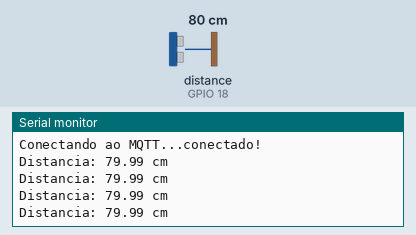
This program was run on a simulated ESP32. Parts: the last lines printed to the serial monitor. Wiring (inferred from the names in the program): ultrasonic range finder: trigger GPIO 5; echo GPIO 18. The test bench sets the inputs (shaded band); at power-on: distance to the obstacle (sensor on GPIO 18) 80 cm. The echo pulse lasts 58.3 µs per cm; WiFi joins after 1.5 s; servers stay silent unless stated; no MQTT or app messages arrive unless stated.

Above: at 2.7 s.
2.8 s: distance to the obstacle (sensor on GPIO 18) set to 2 cm
At 3.26 s:
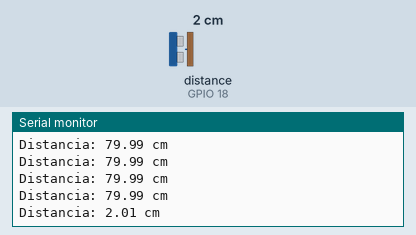
4.3 s: distance to the obstacle (sensor on GPIO 18) set to 4 cm
At 4.46 s:
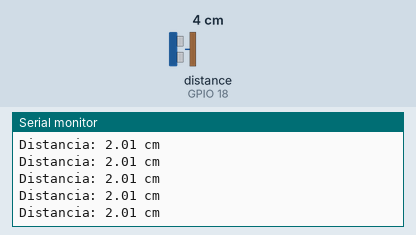
Timing chart, 0 to 7.3 s (numbered marks = the images above; inputs shaded):
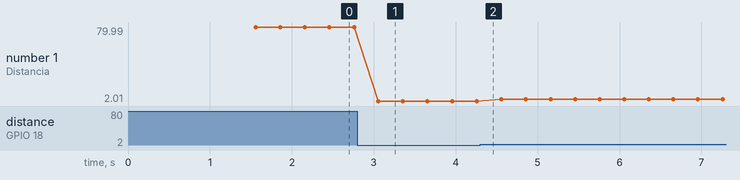

The program:

main.cpp
```cpp
#include <Arduino.h>
#include <WiFi.h>
#include <PubSubClient.h>

enum Protocolos {MQTT, OPCUA};      // Cria o tipo "Protocolo" que pode ser MQTT ou OPCUA
Protocolos protocoloAtivo = MQTT;  // Define qual protocolo vai ser usado

// Wi-Fi do roteador local
const char* ssid = "Henrique_IC";
const char* senha = "henrique";

// IP da TvBox onde está rodando o Mosquitto
const char* broker = "192.168.0.123";
const int porta_mqtt = 1883;

// Topicos que a ESP vai se inscrever
const char* topico_distancia = "ic/esp/distancia";

// Cria os objetos de Wifi
WiFiClient wifiClient;
PubSubClient mqtt(wifiClient);

// Para o ultrassonico
const int trigPin = 5;
const int echoPin = 18;

// Guarda o momento da última medição
unsigned long ultimaMedicao = 0;

// Funcao que conecta a esp na rede local
void conectarWifi() {

  Serial.print("Conectando ao Wi-Fi");
  WiFi.begin(ssid, senha);

  while (WiFi.status() != WL_CONNECTED) {
    delay(500);
    Serial.print(".");
  }

  Serial.println();
  Serial.println("Wi-Fi conectado!");

  Serial.print("IP da ESP: ");
  Serial.println(WiFi.localIP());
}

// Funcao que conecta a ESP no broker MQTT
void conectarMQTT() {

  while (!mqtt.connected()) {

    Serial.print("Conectando ao MQTT...");

    if (mqtt.connect("ESP32_IC")) {
      Serial.println("conectado!");
    }

    else {
      Serial.print("Erro MQTT: ");
      Serial.println(mqtt.state());
      delay(2000);
    }
  }
}

float medirDistancia() {

  // Garante que TRIG começa desligado
  digitalWrite(trigPin, LOW);
  delayMicroseconds(2);

  // Envia pulso de 10 microssegundos
  digitalWrite(trigPin, HIGH);
  delayMicroseconds(10);
  digitalWrite(trigPin, LOW);

  // Mede quanto tempo o pulso levou para voltar
  long duracao = pulseIn(echoPin, HIGH, 30000);

  // Se não recebeu eco
  if (duracao == 0) {
    return -1;
  }

  // Converte tempo para distância em centímetros
  float distancia = duracao * 0.0343 / 2;

  return distancia;
}

void enviarMQTT(float distancia) {

  char mensagemDistancia[20]; // Variavel que vai armazenar a distancia convertida para string
  dtostrf(distancia, 1, 2, mensagemDistancia);  // Converte a distancia de float para string
  mqtt.publish(topico_distancia, mensagemDistancia);  // Publica a distancia no topico do MQTT
}

void setup() {

  Serial.begin(115200);

  pinMode(trigPin, OUTPUT);
  pinMode(echoPin, INPUT);

  conectarWifi();                     // Chama a funcao que conecta a ESP na rede local
  mqtt.setServer(broker, porta_mqtt); // Diz para a ESP onde esta o broker MQTT

  Serial.println();

}


void loop() {

  // Garante que a ESP continua conectada ao MQTT
  if (!mqtt.connected()) {
    conectarMQTT();
  }

  // Funcao que mantem a comunicacao em segundo plano
  mqtt.loop();

  if (millis() - ultimaMedicao >= 300) {   // Acontece a cada tantos segundos sem parar o resto do programa

    ultimaMedicao = millis();
    float distancia = medirDistancia();

    if (distancia >= 0) {

      Serial.print("Distancia: ");
      Serial.print(distancia);
      Serial.println(" cm");

      // Caso o protocolo seja MQTT
      if (protocoloAtivo == MQTT) {
        enviarMQTT(distancia);
      }

      // Caso o protocolo seja OPC-UA
      else if (protocoloAtivo == OPCUA) {
      //  enviarOPCUA(distancia);
      }
    }

    else {
      Serial.println("Erro na medicao ultrassonica");
    }
  }
}
```

Measured:
- after the input at 2.8 s, the serial monitor: prints a new line after 0.26 s (image 1)
- plotted number 1: 79.99 → 2.01 after the input at 2.8 s, 2.01 → 4.01 after the input at 4.3 s
